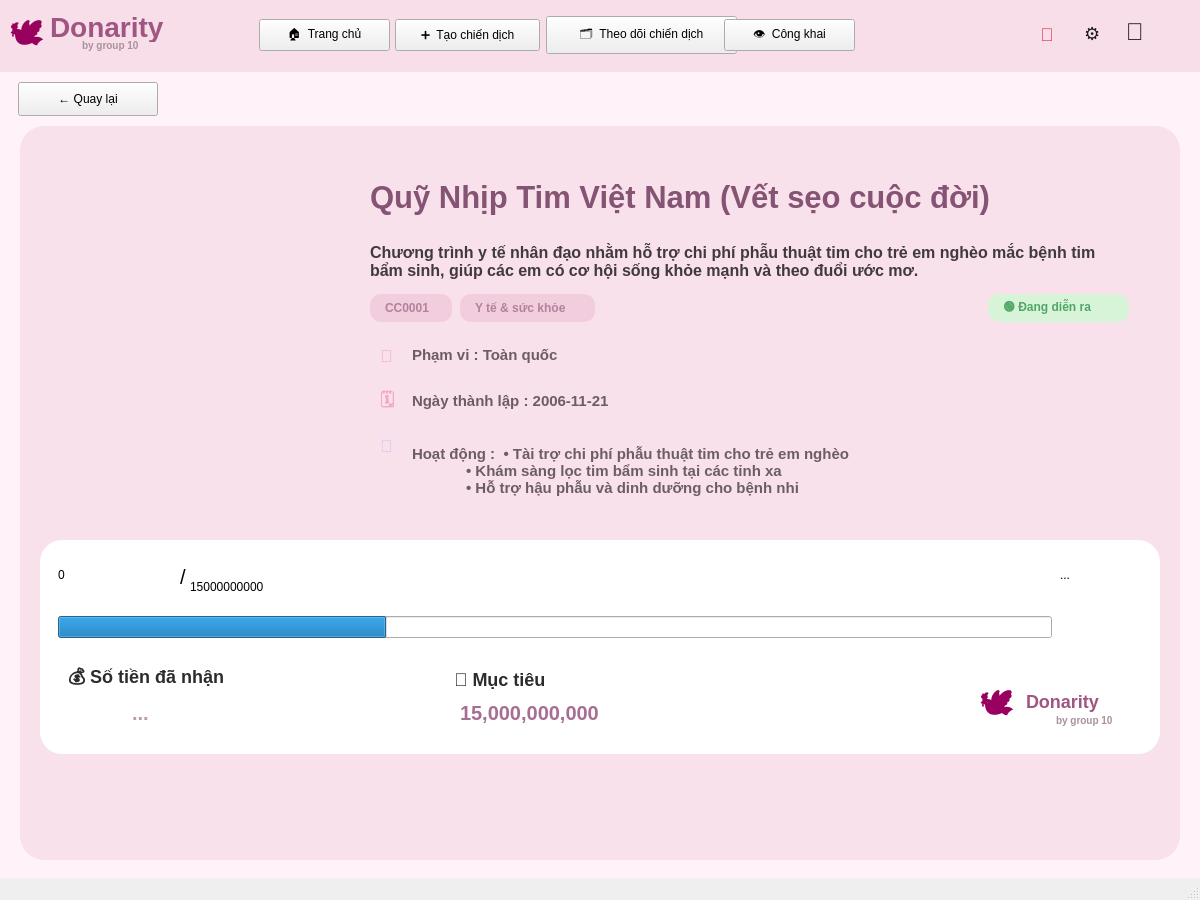
<?xml version="1.0" encoding="UTF-8"?>
<ui version="4.0">
 <class>MainWindow</class>
 <widget class="QMainWindow" name="MainWindow">
  <property name="geometry">
   <rect>
    <x>0</x>
    <y>0</y>
    <width>1200</width>
    <height>900</height>
   </rect>
  </property>
  <property name="minimumSize">
   <size>
    <width>1200</width>
    <height>900</height>
   </size>
  </property>
  <property name="maximumSize">
   <size>
    <width>1200</width>
    <height>900</height>
   </size>
  </property>
  <property name="windowTitle">
   <string>Donarity - Theo dõi chiến dịch</string>
  </property>
  <widget class="QWidget" name="centralwidget">
   <property name="styleSheet">
    <string notr="true">
QWidget#centralwidget{
    background:#FFF3F9;
    font-family:&quot;Segoe UI&quot;;
}

/* top bar */
QFrame#topBar{
    background:#F7DEE8;
    border:none;
}
QLabel#logoText{
    color:#A05582;
    font-size:28px;
    font-weight:800;
}
QLabel#logoSub{
    color:#A9919C;
    font-size:10px;
    font-weight:600;
}
QPushButton#navHome,
QPushButton#navCreate,
QPushButton#navPublic{
    background:transparent;
    border:none;
    color:#2A2A2A;
    font-size:14px;
    font-weight:600;
    padding:6px 10px;
}
QPushButton#navFollow{
    background:#D8AFC4;
    border:none;
    border-radius:16px;
    color:#2A2A2A;
    font-size:14px;
    font-weight:700;
    padding:7px 16px;
}
QLabel#topIcon{
    color:#1E1E1E;
    font-size:20px;
    font-weight:600;
}

/* back */
QPushButton#backBtn{
    background:transparent;
    border:none;
    color:#2A2A2A;
    font-size:18px;
    font-weight:700;
    text-align:left;
}

/* main pink card */
QFrame#mainPinkCard{
    background:#F9E1EB;
    border:none;
    border-radius:24px;
}
QLabel#campaignImage{
    background:#FFFFFF;
    border:none;
    border-radius:22px;
    color:#A8A8A8;
    font-size:18px;
    font-weight:700;
}
QLabel#titleLabel{
    color:#855373;
    font-size:31px;
    font-weight:900;
}
QLabel#descLabel{
    color:#403A3F;
    font-size:16px;
    font-weight:500;
}
QLabel#tagCode,
QLabel#tagCate{
    background:#F2CDDE;
    color:#B1829B;
    border-radius:11px;
    padding:4px 12px;
    font-size:12px;
    font-weight:700;
}
QLabel#tagStatus{
    background:#D7F4D9;
    color:#4FA666;
    border-radius:11px;
    padding:4px 12px;
    font-size:12px;
    font-weight:700;
}
QLabel#metaIconPink{
    color:#F2A7C8;
    font-size:17px;
    font-weight:700;
}
QLabel#metaIconPurple{
    color:#CFC6F7;
    font-size:17px;
    font-weight:700;
}
QLabel#metaText{
    color:#6B5D67;
    font-size:15px;
    font-weight:500;
}

/* progress card */
QFrame#progressCard{
    background:#FFFFFF;
    border:none;
    border-radius:22px;
}
QLabel#amountMain{
    color:#7B4B69;
    font-size:20px;
    font-weight:900;
}
QLabel#amountSub{
    color:#A38B99;
    font-size:20px;
    font-weight:800;
}
QLabel#percentLabel{
    color:#7B4B69;
    font-size:20px;
    font-weight:900;
}
QProgressBar#progressBar{
    border:none;
    border-radius:10px;
    background:#F7D8E6;
    min-height:22px;
    max-height:22px;
}
QProgressBar#progressBar::chunk{
    background:#EDA5CB;
    border-radius:10px;
}
QLabel#statTitle{
    color:#2C2C2C;
    font-size:18px;
    font-weight:800;
}
QLabel#statValueLeft{
    color:#BE9AB0;
    font-size:20px;
    font-weight:900;
}
QLabel#statValueRight{
    color:#A76E93;
    font-size:20px;
    font-weight:900;
}
QLabel#miniLogo{
    color:#A05582;
    font-size:18px;
    font-weight:900;
}
QLabel#miniLogoSub{
    color:#A9919C;
    font-size:10px;
    font-weight:600;
}
    </string>
   </property>
   <widget class="QFrame" name="topBar">
    <property name="geometry">
     <rect>
      <x>0</x>
      <y>0</y>
      <width>1200</width>
      <height>72</height>
     </rect>
    </property>
    <widget class="QLabel" name="logoText">
     <property name="geometry">
      <rect>
       <x>50</x>
       <y>12</y>
       <width>150</width>
       <height>30</height>
      </rect>
     </property>
     <property name="text">
      <string>Donarity</string>
     </property>
    </widget>
    <widget class="QLabel" name="logoSub">
     <property name="geometry">
      <rect>
       <x>82</x>
       <y>38</y>
       <width>80</width>
       <height>14</height>
      </rect>
     </property>
     <property name="text">
      <string>by group 10</string>
     </property>
    </widget>
    <widget class="QPushButton" name="NutTrangChu">
     <property name="geometry">
      <rect>
       <x>259</x>
       <y>19</y>
       <width>131</width>
       <height>32</height>
      </rect>
     </property>
     <property name="text">
      <string>🏠  Trang chủ</string>
     </property>
    </widget>
    <widget class="QPushButton" name="NutTaoChienDich">
     <property name="geometry">
      <rect>
       <x>395</x>
       <y>19</y>
       <width>145</width>
       <height>32</height>
      </rect>
     </property>
     <property name="text">
      <string>➕  Tạo chiến dịch</string>
     </property>
    </widget>
    <widget class="QPushButton" name="NutTheoDoiChienDich">
     <property name="geometry">
      <rect>
       <x>546</x>
       <y>16</y>
       <width>191</width>
       <height>38</height>
      </rect>
     </property>
     <property name="text">
      <string>🗂  Theo dõi chiến dịch</string>
     </property>
    </widget>
    <widget class="QPushButton" name="NutCongKhai">
     <property name="geometry">
      <rect>
       <x>724</x>
       <y>19</y>
       <width>131</width>
       <height>32</height>
      </rect>
     </property>
     <property name="text">
      <string>👁  Công khai</string>
     </property>
    </widget>
    <widget class="QLabel" name="ThongBao">
     <property name="geometry">
      <rect>
       <x>1040</x>
       <y>20</y>
       <width>28</width>
       <height>28</height>
      </rect>
     </property>
     <property name="styleSheet">
      <string notr="true">color:#E53958;font-size:18px;font-weight:700;</string>
     </property>
     <property name="text">
      <string>🔔</string>
     </property>
    </widget>
    <widget class="QLabel" name="CaiDat">
     <property name="geometry">
      <rect>
       <x>1084</x>
       <y>20</y>
       <width>28</width>
       <height>28</height>
      </rect>
     </property>
     <property name="styleSheet">
      <string notr="true">color:#1E1E1E;font-size:18px;font-weight:700;</string>
     </property>
     <property name="text">
      <string>⚙</string>
     </property>
    </widget>
    <widget class="QLabel" name="TaiKhoan">
     <property name="geometry">
      <rect>
       <x>1126</x>
       <y>15</y>
       <width>34</width>
       <height>34</height>
      </rect>
     </property>
     <property name="styleSheet">
      <string notr="true">color:#1E1E1E;font-size:24px;font-weight:700;</string>
     </property>
     <property name="text">
      <string>👤</string>
     </property>
    </widget>
    <widget class="QLabel" name="statTitleRight_3">
     <property name="geometry">
      <rect>
       <x>10</x>
       <y>10</y>
       <width>51</width>
       <height>51</height>
      </rect>
     </property>
     <property name="styleSheet">
      <string notr="true">color:#2C2C2C;font-size:18px;font-weight:800;</string>
     </property>
     <property name="text">
      <string>&lt;html&gt;&lt;head/&gt;&lt;body&gt;&lt;p&gt;&lt;span style=&quot; font-size:24pt; color:#98015e;&quot;&gt;🕊&lt;/span&gt;&lt;/p&gt;&lt;/body&gt;&lt;/html&gt;</string>
     </property>
    </widget>
   </widget>
   <widget class="QPushButton" name="back">
    <property name="geometry">
     <rect>
      <x>18</x>
      <y>82</y>
      <width>140</width>
      <height>34</height>
     </rect>
    </property>
    <property name="text">
     <string>← Quay lại</string>
    </property>
   </widget>
   <widget class="QFrame" name="mainPinkCard">
    <property name="geometry">
     <rect>
      <x>20</x>
      <y>126</y>
      <width>1160</width>
      <height>734</height>
     </rect>
    </property>
    <widget class="QLabel" name="titleLabel">
     <property name="geometry">
      <rect>
       <x>350</x>
       <y>42</y>
       <width>760</width>
       <height>58</height>
      </rect>
     </property>
     <property name="text">
      <string>Quỹ Nhịp Tim Việt Nam (Vết sẹo cuộc đời)</string>
     </property>
     <property name="wordWrap">
      <bool>true</bool>
     </property>
    </widget>
    <widget class="QLabel" name="descLabel">
     <property name="geometry">
      <rect>
       <x>350</x>
       <y>108</y>
       <width>730</width>
       <height>54</height>
      </rect>
     </property>
     <property name="text">
      <string>Chương trình y tế nhân đạo nhằm hỗ trợ chi phí phẫu thuật tim cho trẻ em nghèo mắc bệnh tim bẩm sinh, giúp các em có cơ hội sống khỏe mạnh và theo đuổi ước mơ.</string>
     </property>
     <property name="wordWrap">
      <bool>true</bool>
     </property>
    </widget>
    <widget class="QLabel" name="tagCode">
     <property name="geometry">
      <rect>
       <x>350</x>
       <y>168</y>
       <width>82</width>
       <height>28</height>
      </rect>
     </property>
     <property name="text">
      <string>CC0001</string>
     </property>
    </widget>
    <widget class="QLabel" name="tagCate">
     <property name="geometry">
      <rect>
       <x>440</x>
       <y>168</y>
       <width>135</width>
       <height>28</height>
      </rect>
     </property>
     <property name="text">
      <string>Y tế &amp; sức khỏe</string>
     </property>
    </widget>
    <widget class="QLabel" name="tagStatus">
     <property name="geometry">
      <rect>
       <x>968</x>
       <y>168</y>
       <width>141</width>
       <height>28</height>
      </rect>
     </property>
     <property name="text">
      <string>🟢 Đang diễn ra</string>
     </property>
    </widget>
    <widget class="QLabel" name="scopeIcon">
     <property name="geometry">
      <rect>
       <x>360</x>
       <y>218</y>
       <width>24</width>
       <height>24</height>
      </rect>
     </property>
     <property name="styleSheet">
      <string notr="true">color:#F2A7C8;font-size:17px;font-weight:700;</string>
     </property>
     <property name="text">
      <string>📍</string>
     </property>
    </widget>
    <widget class="QLabel" name="scopeText">
     <property name="geometry">
      <rect>
       <x>392</x>
       <y>216</y>
       <width>240</width>
       <height>26</height>
      </rect>
     </property>
     <property name="styleSheet">
      <string notr="true">color:#6B5D67;font-size:15px;font-weight:500;</string>
     </property>
     <property name="text">
      <string>Phạm vi : Toàn quốc</string>
     </property>
    </widget>
    <widget class="QLabel" name="dateIcon">
     <property name="geometry">
      <rect>
       <x>360</x>
       <y>264</y>
       <width>24</width>
       <height>24</height>
      </rect>
     </property>
     <property name="styleSheet">
      <string notr="true">color:#F2A7C8;font-size:17px;font-weight:700;</string>
     </property>
     <property name="text">
      <string>🗓</string>
     </property>
    </widget>
    <widget class="QLabel" name="dateText">
     <property name="geometry">
      <rect>
       <x>392</x>
       <y>262</y>
       <width>310</width>
       <height>26</height>
      </rect>
     </property>
     <property name="styleSheet">
      <string notr="true">color:#6B5D67;font-size:15px;font-weight:500;</string>
     </property>
     <property name="text">
      <string>Ngày thành lập : 2006-11-21</string>
     </property>
    </widget>
    <widget class="QLabel" name="activityIcon">
     <property name="geometry">
      <rect>
       <x>360</x>
       <y>308</y>
       <width>24</width>
       <height>24</height>
      </rect>
     </property>
     <property name="styleSheet">
      <string notr="true">color:#CFC6F7;font-size:17px;font-weight:700;</string>
     </property>
     <property name="text">
      <string>👥</string>
     </property>
    </widget>
    <widget class="QLabel" name="activityText">
     <property name="geometry">
      <rect>
       <x>392</x>
       <y>304</y>
       <width>560</width>
       <height>82</height>
      </rect>
     </property>
     <property name="styleSheet">
      <string notr="true">color:#6B5D67;font-size:15px;font-weight:500;</string>
     </property>
     <property name="text">
      <string>Hoạt động :  • Tài trợ chi phí phẫu thuật tim cho trẻ em nghèo
             • Khám sàng lọc tim bẩm sinh tại các tỉnh xa
             • Hỗ trợ hậu phẫu và dinh dưỡng cho bệnh nhi</string>
     </property>
     <property name="wordWrap">
      <bool>true</bool>
     </property>
    </widget>
    <widget class="QFrame" name="progressCard">
     <property name="geometry">
      <rect>
       <x>20</x>
       <y>414</y>
       <width>1120</width>
       <height>214</height>
      </rect>
     </property>
     <widget class="QLabel" name="top">
      <property name="geometry">
       <rect>
        <x>18</x>
        <y>18</y>
        <width>170</width>
        <height>34</height>
       </rect>
      </property>
      <property name="text">
       <string>0</string>
      </property>
     </widget>
     <widget class="QLabel" name="bottom">
      <property name="geometry">
       <rect>
        <x>150</x>
        <y>30</y>
        <width>200</width>
        <height>34</height>
       </rect>
      </property>
      <property name="text">
       <string>15000000000</string>
      </property>
     </widget>
     <widget class="QLabel" name="PhanTram">
      <property name="geometry">
       <rect>
        <x>1020</x>
        <y>18</y>
        <width>78</width>
        <height>34</height>
       </rect>
      </property>
      <property name="text">
       <string>...</string>
      </property>
     </widget>
     <widget class="QProgressBar" name="Thanh">
      <property name="geometry">
       <rect>
        <x>18</x>
        <y>76</y>
        <width>994</width>
        <height>22</height>
       </rect>
      </property>
      <property name="maximum">
       <number>100</number>
      </property>
      <property name="value">
       <number>33</number>
      </property>
      <property name="textVisible">
       <bool>false</bool>
      </property>
     </widget>
     <widget class="QLabel" name="statTitleLeft">
      <property name="geometry">
       <rect>
        <x>28</x>
        <y>126</y>
        <width>210</width>
        <height>26</height>
       </rect>
      </property>
      <property name="styleSheet">
       <string notr="true">color:#2C2C2C;font-size:18px;font-weight:800;</string>
      </property>
      <property name="text">
       <string>💰 Số tiền đã nhận</string>
      </property>
     </widget>
     <widget class="QLabel" name="statValueLeft">
      <property name="geometry">
       <rect>
        <x>92</x>
        <y>156</y>
        <width>190</width>
        <height>34</height>
       </rect>
      </property>
      <property name="text">
       <string>...</string>
      </property>
     </widget>
     <widget class="QLabel" name="statTitleRight">
      <property name="geometry">
       <rect>
        <x>414</x>
        <y>126</y>
        <width>130</width>
        <height>26</height>
       </rect>
      </property>
      <property name="styleSheet">
       <string notr="true">color:#2C2C2C;font-size:18px;font-weight:800;</string>
      </property>
      <property name="text">
       <string>🎯 Mục tiêu</string>
      </property>
     </widget>
     <widget class="QLabel" name="statValueRight">
      <property name="geometry">
       <rect>
        <x>420</x>
        <y>156</y>
        <width>260</width>
        <height>34</height>
       </rect>
      </property>
      <property name="text">
       <string>15,000,000,000</string>
      </property>
     </widget>
     <widget class="QLabel" name="miniLogo">
      <property name="geometry">
       <rect>
        <x>986</x>
        <y>148</y>
        <width>95</width>
        <height>26</height>
       </rect>
      </property>
      <property name="text">
       <string>Donarity</string>
      </property>
     </widget>
     <widget class="QLabel" name="miniLogoSub">
      <property name="geometry">
       <rect>
        <x>1016</x>
        <y>172</y>
        <width>71</width>
        <height>16</height>
       </rect>
      </property>
      <property name="text">
       <string>by group 10</string>
      </property>
     </widget>
     <widget class="QLabel" name="statTitleRight_2">
      <property name="geometry">
       <rect>
        <x>940</x>
        <y>140</y>
        <width>51</width>
        <height>51</height>
       </rect>
      </property>
      <property name="styleSheet">
       <string notr="true">color:#2C2C2C;font-size:18px;font-weight:800;</string>
      </property>
      <property name="text">
       <string>&lt;html&gt;&lt;head/&gt;&lt;body&gt;&lt;p&gt;&lt;span style=&quot; font-size:24pt; color:#98015e;&quot;&gt;🕊&lt;/span&gt;&lt;/p&gt;&lt;/body&gt;&lt;/html&gt;</string>
      </property>
     </widget>
     <widget class="QLabel" name="bottom_2">
      <property name="geometry">
       <rect>
        <x>140</x>
        <y>20</y>
        <width>21</width>
        <height>34</height>
       </rect>
      </property>
      <property name="font">
       <font>
        <pointsize>15</pointsize>
       </font>
      </property>
      <property name="text">
       <string>/</string>
      </property>
     </widget>
    </widget>
    <widget class="QLabel" name="label">
     <property name="geometry">
      <rect>
       <x>30</x>
       <y>30</y>
       <width>331</width>
       <height>351</height>
      </rect>
     </property>
     <property name="text">
      <string/>
     </property>
     <property name="pixmap">
      <pixmap>../../../../Downloads/7a81c8717c8df2d3ab9c.jpg</pixmap>
     </property>
    </widget>
   </widget>
  </widget>
  <widget class="QMenuBar" name="menubar">
   <property name="geometry">
    <rect>
     <x>0</x>
     <y>0</y>
     <width>1200</width>
     <height>21</height>
    </rect>
   </property>
  </widget>
  <widget class="QStatusBar" name="statusbar"/>
 </widget>
 <resources/>
 <connections/>
</ui>
